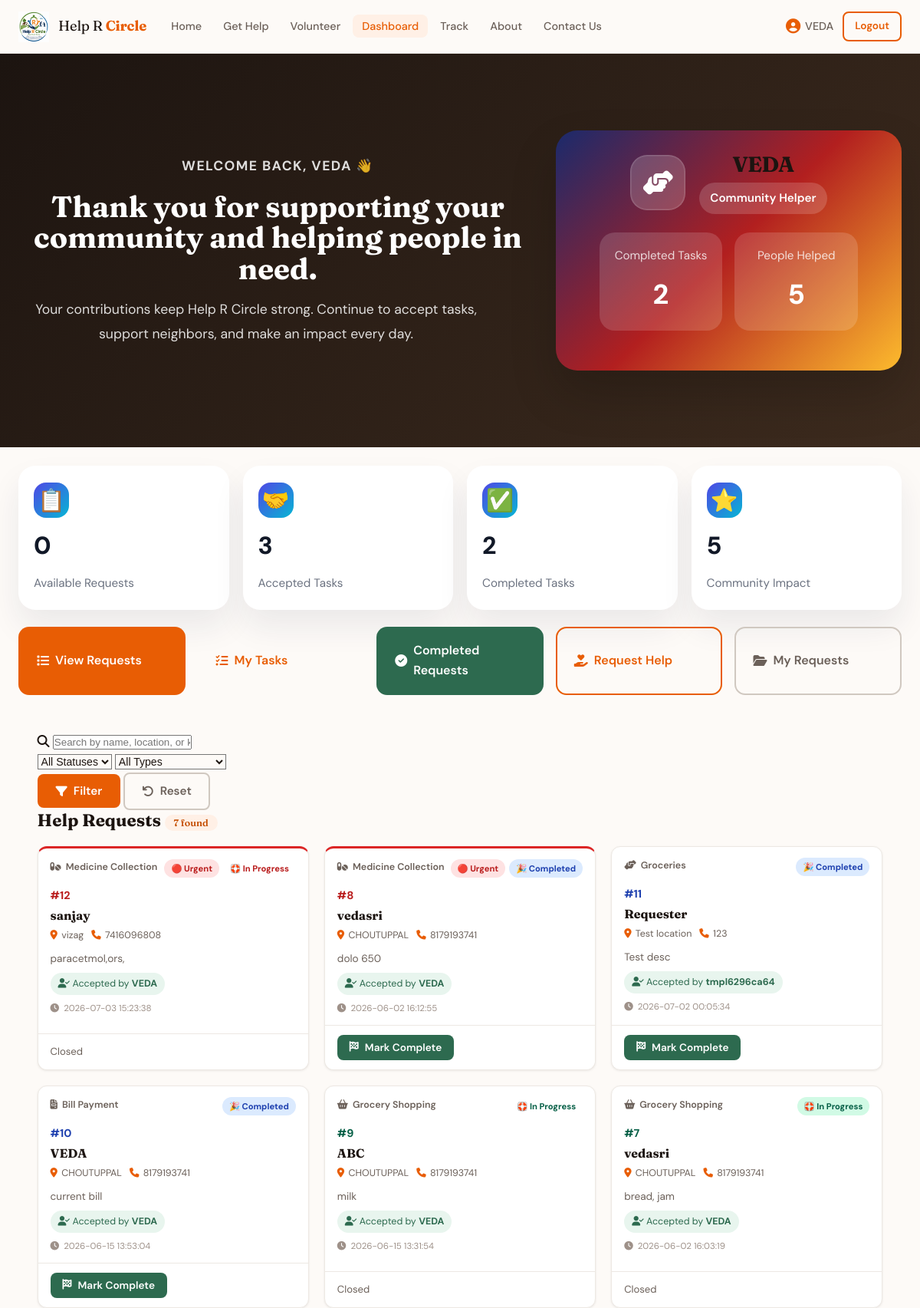
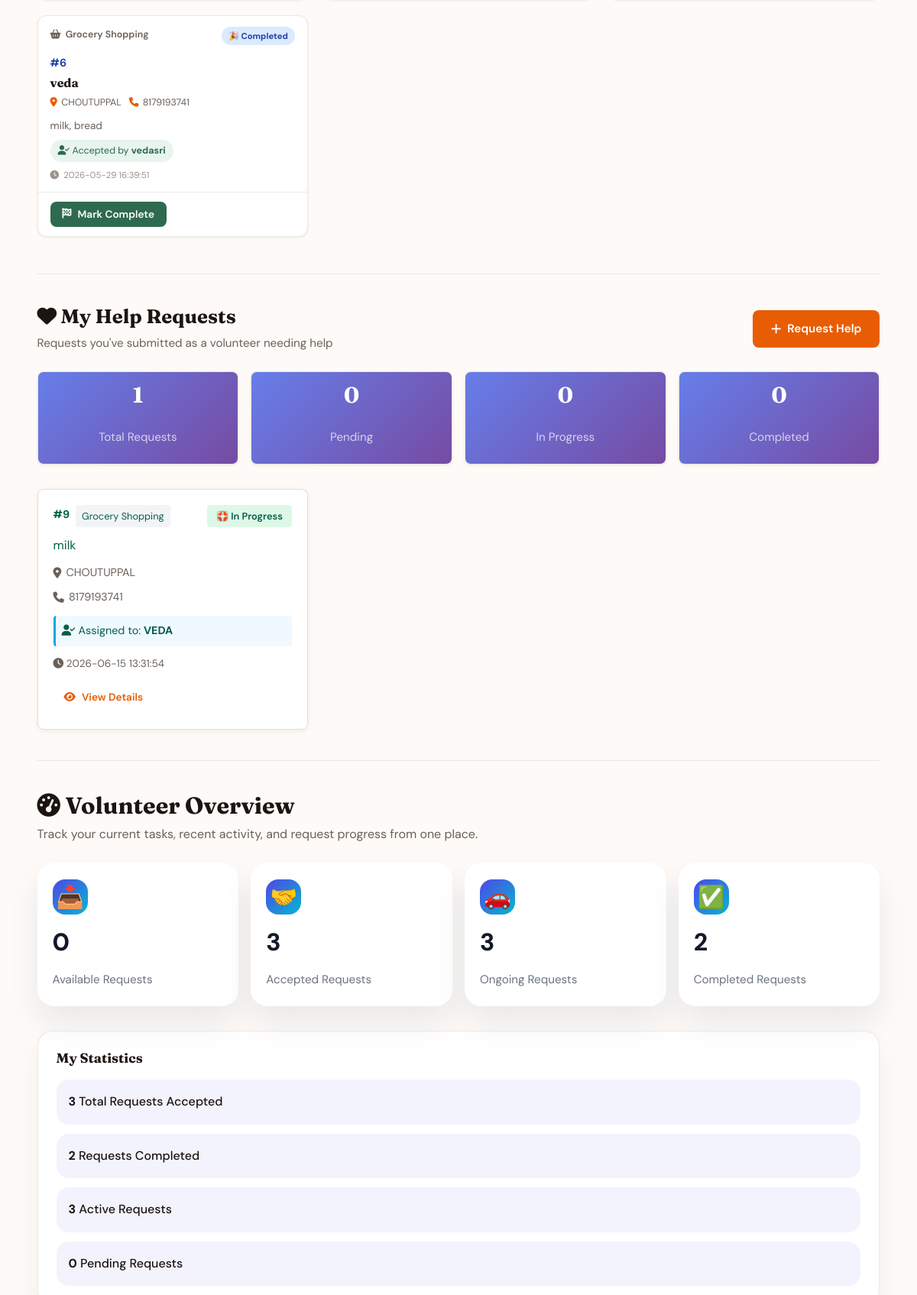
/dashboard (signed in, upper part), run on the app's committed database (2 pictures, top to bottom).
### tables this page shows
CREATE TABLE help_requests (
                id              INTEGER PRIMARY KEY AUTOINCREMENT,
                name            TEXT    NOT NULL,
                phone           TEXT    NOT NULL,
                location        TEXT    NOT NULL,
                help_type       TEXT    NOT NULL,
                description     TEXT    NOT NULL,
                urgency         TEXT    DEFAULT 'normal',
                status          TEXT    DEFAULT 'pending',
                volunteer_name  TEXT    DEFAULT NULL,
                created_at      TEXT    DEFAULT (datetime('now', 'localtime')),
                updated_at      TEXT    DEFAULT (datetime('now', 'localtime'))
            , user_id INTEGER REFERENCES users(id), volunteer_id INTEGER REFERENCES volunteers(id), volunteer_phone TEXT, volunteer_email TEXT, volunteer_location TEXT, volunteer_skills TEXT, accepted_at TEXT, on_the_way_at TEXT, reached_at TEXT, helping_started_at TEXT, completed_at TEXT, request_latitude REAL, request_longitude REAL, volunteer_latitude REAL, volunteer_longitude REAL, assistance_started_at TEXT, last_location_update TEXT, journey_started_at TEXT);

### app.py (the view)
@app.route("/dashboard")
@volunteer_required
def dashboard():
    status_filter   = request.args.get("status", "all")
    type_filter     = request.args.get("help_type", "all")
    search_query    = request.args.get("q", "").strip()
    requests = db.get_requests(
        status=status_filter,
        help_type=type_filter,
        search=search_query
    )
    volunteer_user_id = session.get('user_id')
    my_requests = db.get_requests_by_user(volunteer_user_id)
    my_request_stats = {
        'total_requests': len(my_requests),
        'pending': sum(1 for r in my_requests if r['status'] == 'pending'),
        'accepted': sum(1 for r in my_requests if r['status'] == 'accepted'),
        'completed': sum(1 for r in my_requests if r['status'] == 'completed'),
    }
    volunteer = db.get_volunteer_by_user_id(volunteer_user_id)
    volunteer_name = volunteer.get('name') if volunteer else session.get('username')
    volunteer_activity = db.get_volunteer_activity_stats(volunteer_name)
    overview_stats = {
        'pending': db.get_stats().get('pending', 0),
        'accepted': volunteer_activity.get('accepted_requests', 0),
        'active': volunteer_activity.get('active_requests', 0),
        'completed': volunteer_activity.get('completed_requests', 0),
    }
    notifications = []
    return render_template("dashboard.html",
                           requests=requests,
                           my_requests=my_requests,
                           my_request_stats=my_request_stats,
                           stats=overview_stats,
                           notifications=notifications,
                           status_filter=status_filter,
                           type_filter=type_filter,
                           search_query=search_query)

### templates/dashboard.html (shortened to what this page needs)
{% extends "base.html" %}
{% block content %}
<section class="page-hero page-hero-dark">
  <div class="container volunteer-hero-grid">
    <div class="hero-copy-panel">
      <p class="hero-pretitle">Welcome back, {{ session.get('username') or 'Volunteer' }} 👋</p>
      <h1>Thank you for supporting your community and helping people in need.</h1>
      <p class="hero-copy">Your contributions keep Help R Circle strong. Continue to accept tasks, support neighbors, and make an impact every day.</p>
    </div>
    <div class="hero-card">
      <div class="hero-card-header">
        <div class="hero-avatar"><i class="fas fa-hands-helping"></i></div>
        <div>
          <h2>{{ session.get('username') or 'Community Helper' }}</h2>
          <span class="badge badge-secondary">Community Helper</span>
        </div>
      </div>
      <div class="hero-card-body">
        <div class="hero-stat">
          <span class="hero-stat-label">Completed Tasks</span>
          <span class="hero-stat-value">{{ stats.completed }}</span>
        </div>
        <div class="hero-stat">
          <span class="hero-stat-label">People Helped</span>
          <span class="hero-stat-value">{{ stats.accepted + stats.completed }}</span>
        </div>
      </div>
    </div>
  </div>
</section>
<section class="section dashboard-summary-section">
  <div class="container">
    <div class="summary-cards">
      <article class="summary-card">
        <div class="summary-icon">📋</div>
        <span class="summary-value">{{ stats.pending }}</span>
        <span class="summary-label">Available Requests</span>
      </article>
      <article class="summary-card">
        <div class="summary-icon">🤝</div>
        <span class="summary-value">{{ stats.accepted }}</span>
        <span class="summary-label">Accepted Tasks</span>
      </article>
      <article class="summary-card">
        <div class="summary-icon">✅</div>
        <span class="summary-value">{{ stats.completed }}</span>
        <span class="summary-label">Completed Tasks</span>
      </article>
      <article class="summary-card">
        <div class="summary-icon">⭐</div>
        <span class="summary-value">{{ stats.accepted + stats.completed }}</span>
        <span class="summary-label">Community Impact</span>
      </article>
    </div>
    <div class="dashboard-actions">
      <a href="{{ url_for('dashboard') }}" class="btn btn-primary btn-lg"><i class="fas fa-list"></i> View Requests</a>
      <a href="{{ url_for('dashboard', status='accepted') }}" class="btn btn-secondary btn-lg"><i class="fas fa-tasks"></i> My Tasks</a>
      <a href="{{ url_for('completed_requests') }}" class="btn btn-success btn-lg"><i class="fas fa-check-circle"></i> Completed Requests</a>
      <a href="{{ url_for('request_help') }}" class="btn btn-outline btn-lg"><i class="fas fa-hand-holding-heart"></i> Request Help</a>
      <a href="{{ url_for('user_dashboard') }}" class="btn btn-ghost btn-lg"><i class="fas fa-folder-open"></i> My Requests</a>
    </div>
  </div>
</section>
<section class="section dashboard-section">
  <div class="container">
    <div class="dash-filter-bar">
      <form method="GET" action="{{ url_for('dashboard') }}" class="filter-form">
        <div class="filter-search">
          <i class="fas fa-search"></i>
          <input type="text" name="q" placeholder="Search by name, location, or keyword…"
                 value="{{ search_query }}"/>
        </div>
        <div class="filter-selects">
          <select name="status">
            <option value="all"      {% if status_filter=='all' %}selected{% endif %}>All Statuses</option>
          </select>
          <select name="help_type">
            <option value="all"               {% if type_filter=='all' %}selected{% endif %}>All Types</option>
          </select>
        </div>
        <button type="submit" class="btn btn-primary"><i class="fas fa-filter"></i> Filter</button>
        <a href="{{ url_for('dashboard') }}" class="btn btn-ghost"><i class="fas fa-undo"></i> Reset</a>
      </form>
    </div>
    <div class="requests-header">
      <h2>Help Requests
        <span class="req-count">{{ requests|length }} found</span>
      </h2>
    </div>
    {% if requests %}
    <div class="requests-grid">
      {% for req in requests %}
      <div class="request-card status-{{ req['status'] }} {% if req['urgency'] == 'urgent' %}urgency-urgent{% endif %}">
        <div class="req-card-header">
          <div class="req-type-badge">
            {% if req['help_type'] == 'Grocery Shopping' %}<i class="fas fa-shopping-basket"></i>
            {% elif req['help_type'] == 'Medicine Collection' %}<i class="fas fa-pills"></i>
            {% elif req['help_type'] == 'Bill Payment' %}<i class="fas fa-file-invoice"></i>
            {% elif req['help_type'] == 'Travel Assistance' %}<i class="fas fa-car-side"></i>
            {% else %}<i class="fas fa-hands-helping"></i>{% endif %}
            {{ req['help_type'] }}
          </div>
          <div class="req-badges">
            {% if req['urgency'] == 'urgent' %}
            <span class="badge badge-urgent">🔴 Urgent</span>
            {% endif %}
            <span class="badge badge-{{ req['status'] }}">
              {% if req['status'] == 'pending' %}⏳ Pending
              {% elif req['status'] in ['volunteer_assigned','volunteer_on_way','volunteer_near_location','volunteer_reached_location','accepted'] %}🛟 In Progress
              {% elif req['status'] == 'completed' %}🎉 Completed
              {% else %}❌ Cancelled{% endif %}
            </span>
          </div>
        </div>
        <div class="req-card-body">
          <div class="req-id">#{{ req['id'] }}</div>
          <h3 class="req-name">{{ req['name'] }}</h3>
          <div class="req-meta">
            <span><i class="fas fa-map-marker-alt"></i> {{ req['location'] }}</span>
            <span><i class="fas fa-phone"></i> {{ req['phone'] }}</span>
          </div>
          <p class="req-desc">{{ req['description'][:120] }}{% if req['description']|length > 120 %}…{% endif %}</p>
          {% if req['volunteer_name'] %}
          <div class="req-volunteer">
            <i class="fas fa-user-check"></i> Accepted by <strong>{{ req['volunteer_name'] }}</strong>
          </div>
          {% endif %}
          <div class="req-time">
            <i class="fas fa-clock"></i> {{ req['created_at'] }}
          </div>
        </div>
        <div class="req-card-actions">
          {% if req['status'] == 'pending' %}
          <button class="btn btn-sm btn-primary accept-btn"
                  onclick="openAcceptModal({{ req['id'] }}, '{{ req['name'] }}')">
            <i class="fas fa-hand-paper"></i> Accept
          </button>
          <form method="POST" action="{{ url_for('cancel_request', req_id=req['id']) }}" style="display:inline">
            <button type="submit" class="btn btn-sm btn-ghost"
                    onclick="return confirm('Cancel this request?')">
              <i class="fas fa-times"></i> Cancel
            </button>
          </form>
          {% elif req['status'] in ['volunteer_reached_location','completed'] %}
          <form method="POST" action="{{ url_for('complete_request', req_id=req['id']) }}" style="display:inline">
            <button type="submit" class="btn btn-sm btn-success">
              <i class="fas fa-flag-checkered"></i> Mark Complete
            </button>
          </form>
          {% else %}
          <span class="req-final-status">
            {% if req['status'] == 'completed' %}🎉 Task done!{% else %}Closed{% endif %}
          </span>
          {% endif %}
        </div>
      </div>
      {% endfor %}
    </div>
    {% endif %}
    <div class="section-divider"></div>
    <div class="my-requests-section">
      <div class="my-requests-header">
        <div>
          <h2><i class="fas fa-heart"></i> My Help Requests</h2>
          <p>Requests you've submitted as a volunteer needing help</p>
        </div>
        <a href="{{ url_for('request_help') }}" class="btn btn-primary">
          <i class="fas fa-plus"></i> Request Help
        </a>
      </div>
      {% if my_requests %}
      <div class="my-requests-stats">
        <div class="stat-card">
          <span class="stat-num">{{ my_request_stats.total_requests }}</span>
          <span class="stat-label">Total Requests</span>
        </div>
        <div class="stat-card">
          <span class="stat-num">{{ my_request_stats.pending }}</span>
          <span class="stat-label">Pending</span>
        </div>
        <div class="stat-card">
          <span class="stat-num">{{ my_request_stats.accepted }}</span>
          <span class="stat-label">In Progress</span>
        </div>
        <div class="stat-card">
          <span class="stat-num">{{ my_request_stats.completed }}</span>
          <span class="stat-label">Completed</span>
        </div>
      </div>
      <div class="my-requests-grid">
        {% for req in my_requests %}
        <div class="my-request-card status-{{ req['status'] }}">
          <div class="card-header">
            <div class="card-title">
              <span class="req-id">#{{ req['id'] }}</span>
              <span class="help-type">{{ req['help_type'] }}</span>
            </div>
            <span class="status-badge status-{{ req['status'] }}">
              {% if req['status'] == 'pending' %}⏳ Pending
              {% elif req['status'] in ['volunteer_assigned','volunteer_on_way','volunteer_near_location','volunteer_reached_location','accepted'] %}🛟 In Progress
              {% elif req['status'] == 'completed' %}🎉 Completed
              {% else %}❌ Cancelled{% endif %}
            </span>
          </div>
          <div class="card-body">
            <p class="card-description">{{ req['description'][:100] }}{% if req['description']|length > 100 %}…{% endif %}</p>
            <div class="card-meta">
              <span><i class="fas fa-map-marker-alt"></i> {{ req['location'] }}</span>
              <span><i class="fas fa-phone"></i> {{ req['phone'] }}</span>
            </div>
            {% if req['volunteer_name'] %}
            <div class="volunteer-assigned">
              <i class="fas fa-user-check"></i> Assigned to: <strong>{{ req['volunteer_name'] }}</strong>
            </div>
            {% endif %}
            <div class="card-date">
              <i class="fas fa-clock"></i> {{ req['created_at'] }}
            </div>
          </div>
          <div class="card-actions">
            <a href="{{ url_for('request_details', req_id=req['id']) }}" class="btn btn-sm btn-secondary">
              <i class="fas fa-eye"></i> View Details
            </a>
          </div>
        </div>
        {% endfor %}
      </div>
      {% endif %}
    </div>
    <div class="section-divider"></div>
    <section class="dashboard-overview-section">
      <div class="overview-header">
        <div>
          <h2><i class="fas fa-tachometer-alt"></i> Volunteer Overview</h2>
          <p>Track your current tasks, recent activity, and request progress from one place.</p>
        </div>
      </div>
      <div class="overview-stat-grid">
        <article class="summary-card">
          <div class="summary-icon">📥</div>
          <span class="summary-value">{{ stats.pending }}</span>
          <span class="summary-label">Available Requests</span>
        </article>
        <article class="summary-card">
          <div class="summary-icon">🤝</div>
          <span class="summary-value">{{ stats.accepted }}</span>
          <span class="summary-label">Accepted Requests</span>
        </article>
        <article class="summary-card">
          <div class="summary-icon">🚗</div>
          <span class="summary-value">{{ stats.active }}</span>
          <span class="summary-label">Ongoing Requests</span>
        </article>
        <article class="summary-card">
          <div class="summary-icon">✅</div>
          <span class="summary-value">{{ stats.completed }}</span>
          <span class="summary-label">Completed Requests</span>
        </article>
      </div>
      <div class="overview-details">
        <div class="overview-section-card">
          <h3>My Statistics</h3>
          <ul class="overview-stats-list">
            <li><strong>{{ stats.accepted }}</strong> Total Requests Accepted</li>
            <li><strong>{{ stats.completed }}</strong> Requests Completed</li>
            <li><strong>{{ stats.active }}</strong> Active Requests</li>
            <li><strong>{{ stats.pending }}</strong> Pending Requests</li>
          </ul>
        </div>
      </div>
    </section>
  </div>
</section>
{% endblock %}

### data on the page
help_requests: help_type "Medicine Collection", urgency "🔴 Urgent", shows "🛟 In Progress", id "12", name "sanjay", location "vizag", phone "7416096808", description "paracetmol,ors,", volunteer_name "VEDA", created_at "2026-07-03 15:23:38", shows "Closed"
help_requests: help_type "Medicine Collection", urgency "🔴 Urgent", status "🎉 Completed", id "8", name "vedasri", location "CHOUTUPPAL", phone "8179193741", description "dolo 650", volunteer_name "VEDA", created_at "2026-06-02 16:12:55"
help_requests: help_type "Groceries", status "🎉 Completed", id "11", name "Requester", location "Test location", phone "123", description "Test desc", volunteer_name "tmpl6296ca64", created_at "2026-07-02 00:05:34"
help_requests: help_type "Bill Payment", status "🎉 Completed", id "10", name "VEDA", location "CHOUTUPPAL", phone "8179193741", description "current bill", volunteer_name "VEDA", created_at "2026-06-15 13:53:04"
help_requests: help_type "Grocery Shopping", status "🛟 In Progress", id "9", name "ABC", location "CHOUTUPPAL", phone "8179193741", description "milk", volunteer_name "VEDA", created_at "2026-06-15 13:31:54"
help_requests: help_type "Grocery Shopping", status "🛟 In Progress", id "7", name "vedasri", location "CHOUTUPPAL", phone "8179193741", description "bread, jam", volunteer_name "VEDA", created_at "2026-06-02 16:03:19"
help_requests: help_type "Grocery Shopping", status "🎉 Completed", id "6", name "veda", location "CHOUTUPPAL", phone "8179193741", description "milk, bread", volunteer_name "vedasri", created_at "2026-05-29 16:39:51"

### other printed values
{{ session.get('username') }} "VEDA"
{{ session.get('username') or 'Volunteer' }} "VEDA"
{{ session.get('username') or 'Community Helper' }} "VEDA"
{{ stats.completed }} "2"
{{ stats.accepted + stats.completed }} "5"
{{ stats.pending }} "0"
{{ stats.accepted }} "3"
{{ requests|length }} "7"
{{ my_request_stats.total_requests }} "1"
{{ my_request_stats.pending }} "0"
{{ my_request_stats.accepted }} "0"
{{ my_request_stats.completed }} "0"
{{ stats.active }} "3"
